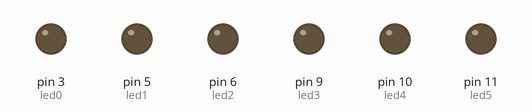
Recording of a sketch running on a simulated Arduino Uno, built with avr-gcc and run on an emulated ATmega328P. Parts: output pins drawn as LEDs (lit = HIGH).

Above: at 0.05 s.
At 0.65 s:
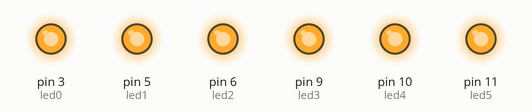
At 1.0 s:
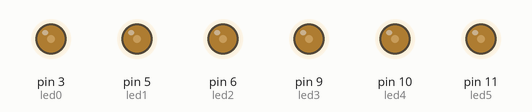
Timing chart, 0 to 3.0 s (numbered marks = the images above):
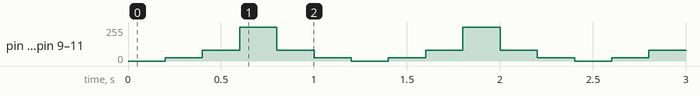

Measured:
- by itself, pin 3 (led0), pin 5 (led1), pin 6 (led2), pin 9 (led3), pin 10 (led4), pin 11 (led5): repeats every 1.2 s: 80/255 0.20 s, 255/255 0.20 s, 80/255 0.20 s, 25/255 0.20 s, 0/255 0.20 s, 25/255 0.20 s

The sketch:

1.1.ino
```cpp
/**********************************************************************************
**                                 Fade LEDs                                     **
**********************************************************************************/
//********** Includes *************************************************************
//********** Variables ************************************************************
const byte led0 = 3;          // donar nom al pin 3 de l’Arduino
const byte led1 = 5;          // donar nom al pin 5 de l’Arduino
const byte led2 = 6;          // donar nom al pin 6 de l’Arduino
const byte led3 = 9;          // donar nom al pin 9 de l’Arduino
const byte led4 = 10;         // donar nom al pin 10 de l’Arduino
const byte led5 = 11;         // donar nom al pin 11 de l’Arduino
unsigned long velocitat = 200;         // velocitat de l'acció en ms

//********** Setup ****************************************************************
void setup()
{
  pinMode(led0, OUTPUT);     // definir el pin 3 com una sortida
  pinMode(led1, OUTPUT);     // definir el pin 5 com una sortida
  pinMode(led2, OUTPUT);     // definir el pin 6 com una sortida
  pinMode(led3, OUTPUT);     // definir el pin 9 com una sortida
  pinMode(led4, OUTPUT);     // definir el pin 10 com una sortida
  pinMode(led5, OUTPUT);     // definir el pin 11 com una sortida
}

//********** Loop *****************************************************************
void loop()
{
  analogWrite(led0, 0);     // posar PWM del pin 3 a 0
  analogWrite(led1, 0);     // posar PWM del pin 5 a 0
  analogWrite(led2, 0);     // posar PWM del pin 6 a 0
  analogWrite(led3, 0);     // posar PWM del pin 9 a 0
  analogWrite(led4, 0);     // posar PWM del pin 10 a 0
  analogWrite(led5, 0);     // posar PWM del pin 11 a 0

  delay(velocitat);          // es queden leds velocitat ms en aquest estat

  analogWrite(led0, 25);     // posar PWM del pin 3 a 25
  analogWrite(led1, 25);     // posar PWM del pin 5 a 25
  analogWrite(led2, 25);     // posar PWM del pin 6 a 25
  analogWrite(led3, 25);     // posar PWM del pin 9 a 25
  analogWrite(led4, 25);     // posar PWM del pin 10 a 25
  analogWrite(led5, 25);     // posar PWM del pin 11 a 25

  delay(velocitat);          // es queden leds velocitat ms en aquest estat

  analogWrite(led0, 80);    // posar PWM del pin 3 a 80
  analogWrite(led1, 80);    // posar PWM del pin 5 a 80
  analogWrite(led2, 80);    // posar PWM del pin 6 a 80
  analogWrite(led3, 80);    // posar PWM del pin 9 a 80
  analogWrite(led4, 80);    // posar PWM del pin 10 a 80
  analogWrite(led5, 80);    // posar PWM del pin 11 a 80

  delay(velocitat);           // es queden leds velocitat ms en aquest estat

  analogWrite(led0, 255);    // posar PWM del pin 3 a 255
  analogWrite(led1, 255);    // posar PWM del pin 5 a 255
  analogWrite(led2, 255);    // posar PWM del pin 6 a 255
  analogWrite(led3, 255);    // posar PWM del pin 9 a 255
  analogWrite(led4, 255);    // posar PWM del pin 10 a 255
  analogWrite(led5, 255);    // posar PWM del pin 11 a 255

  delay(velocitat);           // es queden leds velocitat ms en aquest estat

  analogWrite(led0, 80);    // posar PWM del pin 3 a 80
  analogWrite(led1, 80);    // posar PWM del pin 5 a 80
  analogWrite(led2, 80);    // posar PWM del pin 6 a 80
  analogWrite(led3, 80);    // posar PWM del pin 9 a 80
  analogWrite(led4, 80);    // posar PWM del pin 10 a 80
  analogWrite(led5, 80);    // posar PWM del pin 11 a 80

  delay(velocitat);           // es queden leds velocitat ms en aquest estat

  analogWrite(led0, 25);     // posar PWM del pin 3 a 25
  analogWrite(led1, 25);     // posar PWM del pin 5 a 25
  analogWrite(led2, 25);     // posar PWM del pin 6 a 25
  analogWrite(led3, 25);     // posar PWM del pin 9 a 25
  analogWrite(led4, 25);     // posar PWM del pin 10 a 25
  analogWrite(led5, 25);     // posar PWM del pin 11 a 25

  delay(velocitat);          // es queden leds velocitat ms en aquest estat
}

//********** Funcions *************************************************************
```
